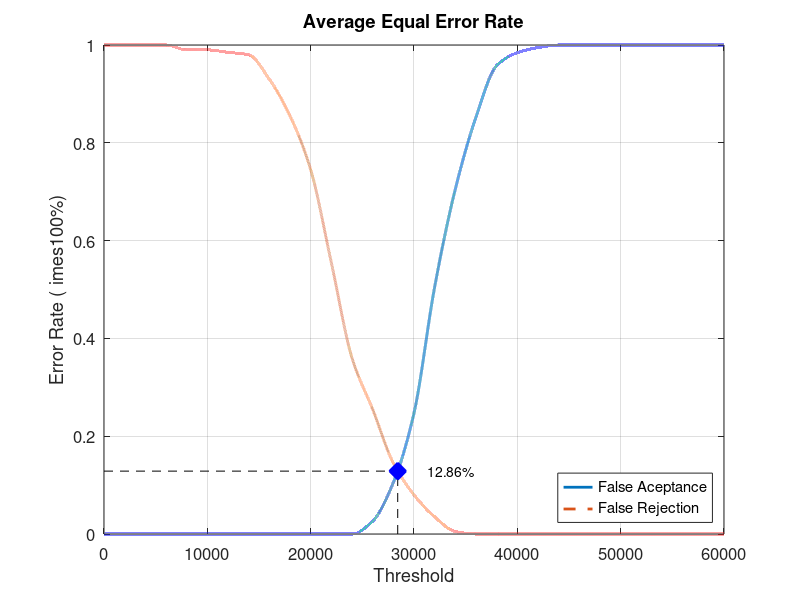
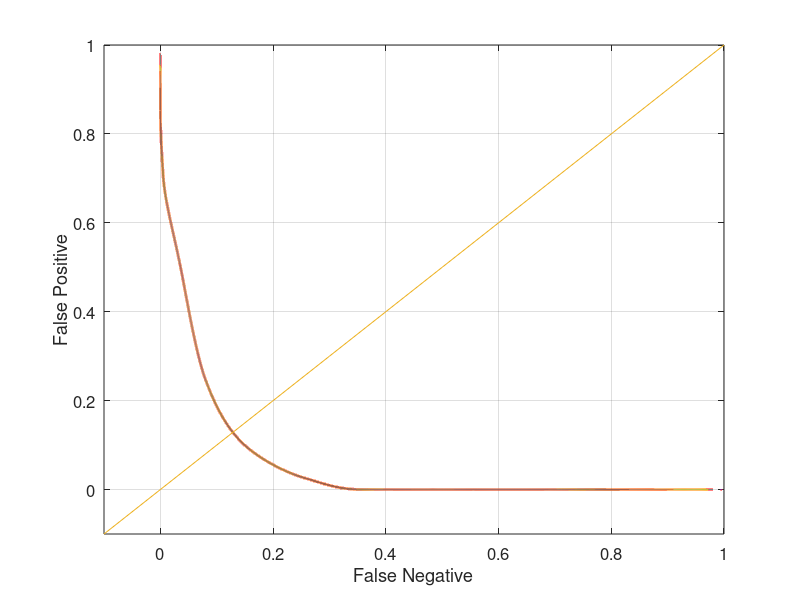

Write MATLAB code to recreate these figures, in order.
close all;
clear;
clc;
x = 0:2000:60000;
xq = 0:0.5:60000;

y0 = [0 0 0 0 0 0 0 0 0 0 0 0 0 0.0263158 0.105263 0.247368 0.505263 0.705263 0.852632 0.957895 0.984211 0.994737 1 1 1 1 1 1 1 1 1]
yy0 = interp1(x, y0, xq, 'pchip');
y1 = [1 1 1 1 0.99 0.99 0.985 0.98 0.93 0.855 0.745 0.555 0.36 0.255 0.145 0.08 0.035 0.005 0 0 0 0 0 0 0 0 0 0 0 0 0]
yy1 = interp1(x, y1, xq, 'pchip');

% Calculating EER: 
y2 = abs(y0 - y1);
find(y2 == min(y2))
yy2 = abs(yy0 - yy1);
xEER = find(yy2 == min(yy2));
xEERIndex = xq(xEER) % X-axis EER
yEER = yy0(xEER) % Y-axis EER

main = figure
plot(xq, yy0,'-','LineWidth', 2);	hold on
plot(xq, yy1,'--','LineWidth', 2);	hold on
plot([xEERIndex xEERIndex], [0 yEER], 'k--');	hold on
plot([0 xEERIndex], [yEER yEER], 'k--');	hold on
plot(xEERIndex, yEER, 'bx', 'LineWidth', 10);	hold on
text(xEERIndex + 10 * xEERIndex / 100, yEER, [num2str(round((10000 * yEER)) / 100) '%'])
legend('False Aceptance', 'False Rejection', 'Location', 'SouthEast')
xlabel('Threshold')
ylabel('Error Rate (	imes100%)')
title('Average Equal Error Rate')
set(gca, 'FontSize', 12)
axis([0 60000 0 1])
grid on

print(main, 'Database5_2Main', '-dpng');
FNRxFPR = figure('Color', [1 1 1]);
plot(yy1, yy0, '-', yy1, yy0, 'LineWidth', 2);
hold on
y = -0.1:0.1:1
plot(y, y); 
set(gca, 'FontSize', 12)
xlabel('False Negative')
ylabel('False Positive')
axis([-0.1 1 -0.1 1])
set(gca, 'FontSize', 12)
grid on

print(FNRxFPR, 'Database5_2FNRxFPR','-dpng');
